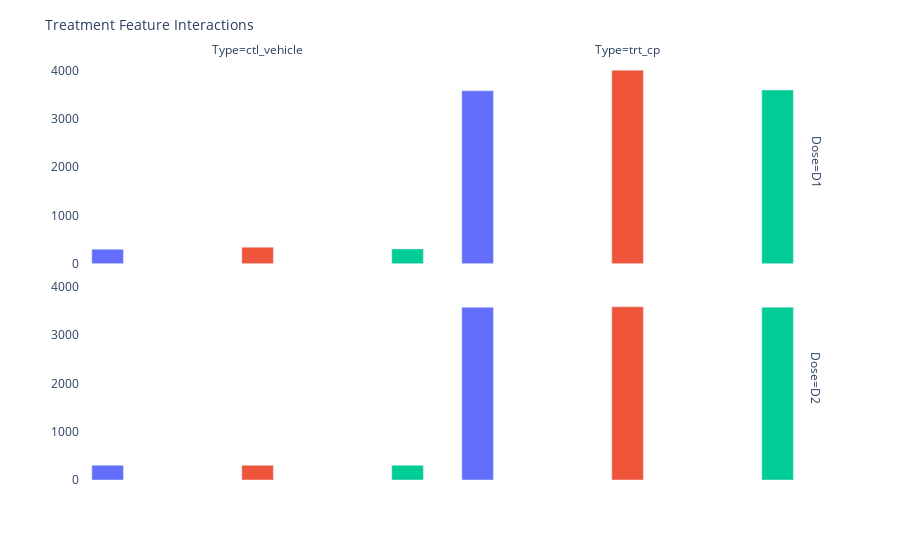

Notebook source saved alongside this figure:
### Code cell
import pandas as pd
import plotly.express as px

# Load the data (assuming it's already stored in a DataFrame called "train")
# train = ...

# Group by cp_type, cp_dose, and cp_time and count occurrences
grouped = train.groupby(['cp_type', 'cp_dose', 'cp_time']).size().reset_index(name='n')

# Convert cp_time to a factor
grouped['cp_time'] = grouped['cp_time'].astype(str)

# Plotting with Plotly
fig = px.bar(grouped, x='cp_time', y='n', color='cp_time', barmode='group',
             facet_row='cp_dose', facet_col='cp_type',
             category_orders={'cp_time': ['24', '48', '72']},
             labels={'cp_time': 'Treatment Duration', 'n': '', 'cp_dose': 'Dose', 'cp_type': 'Type'})

# Update layout
fig.update_layout(title='Treatment Feature Interactions',
                  title_font=dict(size=14),
                  showlegend=False,
                  plot_bgcolor='white',
                  barmode='group')

# Update axes
fig.update_xaxes(title='', showticklabels=False)
fig.update_yaxes(title='')

# Show the plot
fig.show()

### Figure 1 — Plotly figure (JSON) as saved in the notebook; plotly's stock layout.template omitted (floating-point values rounded to 4 significant figures)
{"data": [{"alignmentgroup": "True", "hovertemplate": "Treatment Duration=%{x}<br>Dose=D1<br>Type=ctl_vehicle<br>=%{y}<extra></extra>", "legendgroup": "24", "marker": {"color": "#636efa", "pattern": {"shape": ""}}, "name": "24", "offsetgroup": "24", "orientation": "v", "showlegend": true, "textposition": "auto", "type": "bar", "x": ["24"], "xaxis": "x3", "y": [301], "yaxis": "y3"}, {"alignmentgroup": "True", "hovertemplate": "Treatment Duration=%{x}<br>Dose=D1<br>Type=trt_cp<br>=%{y}<extra></extra>", "legendgroup": "24", "marker": {"color": "#636efa", "pattern": {"shape": ""}}, "name": "24", "offsetgroup": "24", "orientation": "v", "showlegend": false, "textposition": "auto", "type": "bar", "x": ["24"], "xaxis": "x4", "y": [3585], "yaxis": "y4"}, {"alignmentgroup": "True", "hovertemplate": "Treatment Duration=%{x}<br>Dose=D2<br>Type=ctl_vehicle<br>=%{y}<extra></extra>", "legendgroup": "24", "marker": {"color": "#636efa", "pattern": {"shape": ""}}, "name": "24", "offsetgroup": "24", "orientation": "v", "showlegend": false, "textposition": "auto", "type": "bar", "x": ["24"], "xaxis": "x", "y": [305], "yaxis": "y"}, {"alignmentgroup": "True", "hovertemplate": "Treatment Duration=%{x}<br>Dose=D2<br>Type=trt_cp<br>=%{y}<extra></extra>", "legendgroup": "24", "marker": {"color": "#636efa", "pattern": {"shape": ""}}, "name": "24", "offsetgroup": "24", "orientation": "v", "showlegend": false, "textposition": "auto", "type": "bar", "x": ["24"], "xaxis": "x2", "y": [3581], "yaxis": "y2"}, {"alignmentgroup": "True", "hovertemplate": "Treatment Duration=%{x}<br>Dose=D1<br>Type=ctl_vehicle<br>=%{y}<extra></extra>", "legendgroup": "48", "marker": {"color": "#EF553B", "pattern": {"shape": ""}}, "name": "48", "offsetgroup": "48", "orientation": "v", "showlegend": true, "textposition": "auto", "type": "bar", "x": ["48"], "xaxis": "x3", "y": [343], "yaxis": "y3"}, {"alignmentgroup": "True", "hovertemplate": "Treatment Duration=%{x}<br>Dose=D1<br>Type=trt_cp<br>=%{y}<extra></extra>", "legendgroup": "48", "marker": {"color": "#EF553B", "pattern": {"shape": ""}}, "name": "48", "offsetgroup": "48", "orientation": "v", "showlegend": false, "textposition": "auto", "type": "bar", "x": ["48"], "xaxis": "x4", "y": [4011], "yaxis": "y4"}, {"alignmentgroup": "True", "hovertemplate": "Treatment Duration=%{x}<br>Dose=D2<br>Type=ctl_vehicle<br>=%{y}<extra></extra>", "legendgroup": "48", "marker": {"color": "#EF553B", "pattern": {"shape": ""}}, "name": "48", "offsetgroup": "48", "orientation": "v", "showlegend": false, "textposition": "auto", "type": "bar", "x": ["48"], "xaxis": "x", "y": [305], "yaxis": "y"}, {"alignmentgroup": "True", "hovertemplate": "Treatment Duration=%{x}<br>Dose=D2<br>Type=trt_cp<br>=%{y}<extra></extra>", "legendgroup": "48", "marker": {"color": "#EF553B", "pattern": {"shape": ""}}, "name": "48", "offsetgroup": "48", "orientation": "v", "showlegend": false, "textposition": "auto", "type": "bar", "x": ["48"], "xaxis": "x2", "y": [3591], "yaxis": "y2"}, {"alignmentgroup": "True", "hovertemplate": "Treatment Duration=%{x}<br>Dose=D1<br>Type=ctl_vehicle<br>=%{y}<extra></extra>", "legendgroup": "72", "marker": {"color": "#00cc96", "pattern": {"shape": ""}}, "name": "72", "offsetgroup": "72", "orientation": "v", "showlegend": true, "textposition": "auto", "type": "bar", "x": ["72"], "xaxis": "x3", "y": [307], "yaxis": "y3"}, {"alignmentgroup": "True", "hovertemplate": "Treatment Duration=%{x}<br>Dose=D1<br>Type=trt_cp<br>=%{y}<extra></extra>", "legendgroup": "72", "marker": {"color": "#00cc96", "pattern": {"shape": ""}}, "name": "72", "offsetgroup": "72", "orientation": "v", "showlegend": false, "textposition": "auto", "type": "bar", "x": ["72"], "xaxis": "x4", "y": [3600], "yaxis": "y4"}, {"alignmentgroup": "True", "hovertemplate": "Treatment Duration=%{x}<br>Dose=D2<br>Type=ctl_vehicle<br>=%{y}<extra></extra>", "legendgroup": "72", "marker": {"color": "#00cc96", "pattern": {"shape": ""}}, "name": "72", "offsetgroup": "72", "orientation": "v", "showlegend": false, "textposition": "auto", "type": "bar", "x": ["72"], "xaxis": "x", "y": [305], "yaxis": "y"}, {"alignmentgroup": "True", "hovertemplate": "Treatment Duration=%{x}<br>Dose=D2<br>Type=trt_cp<br>=%{y}<extra></extra>", "legendgroup": "72", "marker": {"color": "#00cc96", "pattern": {"shape": ""}}, "name": "72", "offsetgroup": "72", "orientation": "v", "showlegend": false, "textposition": "auto", "type": "bar", "x": ["72"], "xaxis": "x2", "y": [3580], "yaxis": "y2"}], "layout": {"annotations": [{"font": {}, "showarrow": false, "text": "Type=ctl_vehicle", "x": 0.24, "xanchor": "center", "xref": "paper", "y": 1, "yanchor": "bottom", "yref": "paper"}, {"font": {}, "showarrow": false, "text": "Type=trt_cp", "x": 0.74, "xanchor": "center", "xref": "paper", "y": 1, "yanchor": "bottom", "yref": "paper"}, {"font": {}, "showarrow": false, "text": "Dose=D2", "textangle": 90, "x": 0.98, "xanchor": "left", "xref": "paper", "y": 0.2425, "yanchor": "middle", "yref": "paper"}, {"font": {}, "showarrow": false, "text": "Dose=D1", "textangle": 90, "x": 0.98, "xanchor": "left", "xref": "paper", "y": 0.7575, "yanchor": "middle", "yref": "paper"}], "barmode": "group", "legend": {"title": {"text": "Treatment Duration"}, "tracegroupgap": 0}, "margin": {"t": 60}, "plot_bgcolor": "white", "showlegend": false, "title": {"font": {"size": 14}, "text": "Treatment Feature Interactions"}, "xaxis": {"anchor": "y", "categoryarray": ["24", "48", "72"], "categoryorder": "array", "domain": [0, 0.48], "showticklabels": false, "title": {"text": ""}}, "xaxis2": {"anchor": "y2", "categoryarray": ["24", "48", "72"], "categoryorder": "array", "domain": [0.5, 0.98], "matches": "x", "showticklabels": false, "title": {"text": ""}}, "xaxis3": {"anchor": "y3", "domain": [0, 0.48], "matches": "x", "showticklabels": false, "title": {"text": ""}}, "xaxis4": {"anchor": "y4", "domain": [0.5, 0.98], "matches": "x", "showticklabels": false, "title": {"text": ""}}, "yaxis": {"anchor": "x", "domain": [0, 0.485], "title": {"text": ""}}, "yaxis2": {"anchor": "x2", "domain": [0, 0.485], "matches": "y", "showticklabels": false, "title": {"text": ""}}, "yaxis3": {"anchor": "x3", "domain": [0.515, 1], "matches": "y", "title": {"text": ""}}, "yaxis4": {"anchor": "x4", "domain": [0.515, 1], "matches": "y", "showticklabels": false, "title": {"text": ""}}}}
